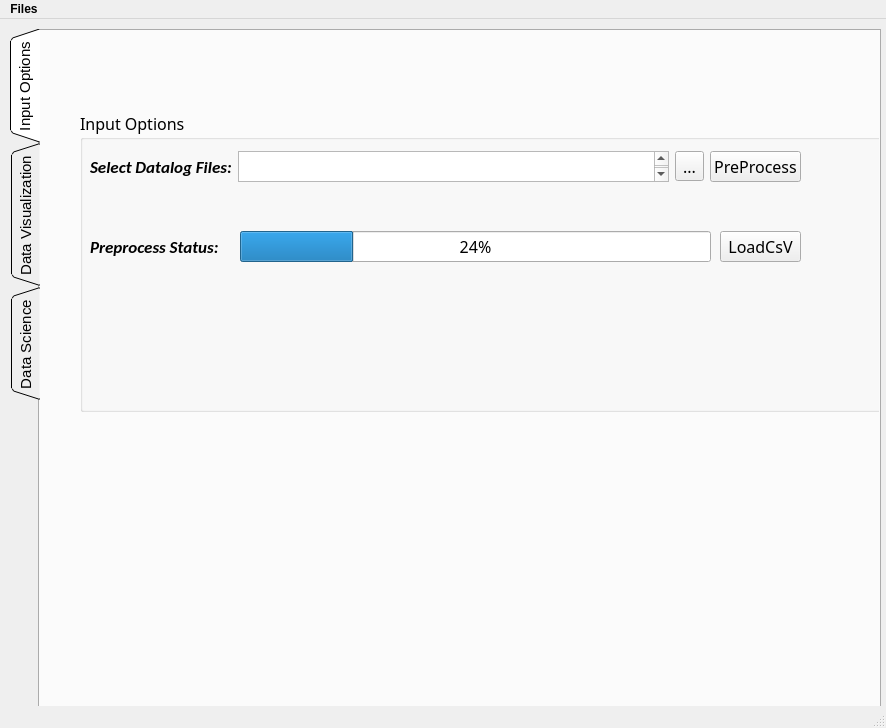
<?xml version="1.0" encoding="UTF-8"?>
<ui version="4.0">
 <class>mainWindow</class>
 <widget class="QMainWindow" name="mainWindow">
  <property name="enabled">
   <bool>true</bool>
  </property>
  <property name="geometry">
   <rect>
    <x>0</x>
    <y>0</y>
    <width>886</width>
    <height>728</height>
   </rect>
  </property>
  <property name="windowTitle">
   <string>Arm Test Chips Data Visualization</string>
  </property>
  <widget class="QWidget" name="centralwidget">
   <widget class="QTabWidget" name="tabWidget">
    <property name="geometry">
     <rect>
      <x>10</x>
      <y>10</y>
      <width>871</width>
      <height>691</height>
     </rect>
    </property>
    <property name="font">
     <font>
      <pointsize>11</pointsize>
     </font>
    </property>
    <property name="tabPosition">
     <enum>QTabWidget::West</enum>
    </property>
    <property name="tabShape">
     <enum>QTabWidget::Triangular</enum>
    </property>
    <property name="currentIndex">
     <number>0</number>
    </property>
    <property name="iconSize">
     <size>
      <width>16</width>
      <height>16</height>
     </size>
    </property>
    <property name="documentMode">
     <bool>false</bool>
    </property>
    <property name="movable">
     <bool>true</bool>
    </property>
    <property name="tabBarAutoHide">
     <bool>false</bool>
    </property>
    <widget class="QWidget" name="tab">
     <attribute name="title">
      <string>Input Options</string>
     </attribute>
     <widget class="QGroupBox" name="groupBox_Settings">
      <property name="geometry">
       <rect>
        <x>40</x>
        <y>80</y>
        <width>821</width>
        <height>301</height>
       </rect>
      </property>
      <property name="font">
       <font>
        <family>DINPro-Regular</family>
        <pointsize>12</pointsize>
       </font>
      </property>
      <property name="title">
       <string>Input Options</string>
      </property>
      <property name="flat">
       <bool>true</bool>
      </property>
      <widget class="QLabel" name="label_5">
       <property name="geometry">
        <rect>
         <x>730</x>
         <y>120</y>
         <width>61</width>
         <height>31</height>
        </rect>
       </property>
       <property name="styleSheet">
        <string notr="true">image: url(:/csv/csv.png);</string>
       </property>
       <property name="text">
        <string/>
       </property>
      </widget>
      <widget class="QPushButton" name="pushButton_2">
       <property name="geometry">
        <rect>
         <x>640</x>
         <y>120</y>
         <width>81</width>
         <height>31</height>
        </rect>
       </property>
       <property name="text">
        <string>LoadCsV</string>
       </property>
      </widget>
      <widget class="QProgressBar" name="progressBar">
       <property name="geometry">
        <rect>
         <x>160</x>
         <y>120</y>
         <width>471</width>
         <height>31</height>
        </rect>
       </property>
       <property name="value">
        <number>24</number>
       </property>
      </widget>
      <widget class="QLabel" name="label_Target_3">
       <property name="geometry">
        <rect>
         <x>10</x>
         <y>120</y>
         <width>150</width>
         <height>31</height>
        </rect>
       </property>
       <property name="font">
        <font>
         <family>Calibri</family>
         <pointsize>13</pointsize>
         <weight>75</weight>
         <italic>true</italic>
         <bold>true</bold>
        </font>
       </property>
       <property name="text">
        <string>Preprocess Status:</string>
       </property>
      </widget>
      <widget class="QWidget" name="">
       <property name="geometry">
        <rect>
         <x>10</x>
         <y>40</y>
         <width>711</width>
         <height>31</height>
        </rect>
       </property>
       <layout class="QHBoxLayout" name="horizontalLayout">
        <item>
         <widget class="QLabel" name="label">
          <property name="font">
           <font>
            <family>Calibri</family>
            <pointsize>13</pointsize>
            <weight>75</weight>
            <italic>true</italic>
            <bold>true</bold>
            <strikeout>false</strikeout>
            <kerning>false</kerning>
           </font>
          </property>
          <property name="text">
           <string>Select Datalog Files:</string>
          </property>
         </widget>
        </item>
        <item>
         <widget class="QTextEdit" name="textEdit"/>
        </item>
        <item>
         <widget class="QToolButton" name="toolButton">
          <property name="text">
           <string>...</string>
          </property>
         </widget>
        </item>
        <item>
         <widget class="QPushButton" name="pushButton_Process">
          <property name="text">
           <string>PreProcess</string>
          </property>
         </widget>
        </item>
       </layout>
      </widget>
     </widget>
     <widget class="QLabel" name="label_8">
      <property name="geometry">
       <rect>
        <x>20</x>
        <y>500</y>
        <width>201</width>
        <height>151</height>
       </rect>
      </property>
      <property name="styleSheet">
       <string notr="true">image: url(:/csv/logo.png);</string>
      </property>
      <property name="text">
       <string/>
      </property>
     </widget>
    </widget>
    <widget class="QWidget" name="vis">
     <attribute name="title">
      <string>Data Visualization</string>
     </attribute>
     <widget class="QGroupBox" name="groupBox">
      <property name="geometry">
       <rect>
        <x>20</x>
        <y>110</y>
        <width>811</width>
        <height>151</height>
       </rect>
      </property>
      <property name="font">
       <font>
        <family>DINPro-Regular</family>
        <pointsize>12</pointsize>
       </font>
      </property>
      <property name="title">
       <string>Stdcell Advanced Graph Settings</string>
      </property>
      <property name="flat">
       <bool>true</bool>
      </property>
      <widget class="QGroupBox" name="groupBox_StdYield">
       <property name="geometry">
        <rect>
         <x>0</x>
         <y>30</y>
         <width>181</width>
         <height>71</height>
        </rect>
       </property>
       <property name="title">
        <string> Std Yield</string>
       </property>
       <property name="flat">
        <bool>false</bool>
       </property>
       <widget class="QLabel" name="label_Vol">
        <property name="geometry">
         <rect>
          <x>20</x>
          <y>30</y>
          <width>61</width>
          <height>21</height>
         </rect>
        </property>
        <property name="font">
         <font>
          <family>Calibri</family>
          <pointsize>13</pointsize>
          <weight>75</weight>
          <italic>true</italic>
          <bold>true</bold>
         </font>
        </property>
        <property name="text">
         <string>Voltage:</string>
        </property>
       </widget>
       <widget class="QComboBox" name="comboBox_Voltage_StdYield">
        <property name="geometry">
         <rect>
          <x>90</x>
          <y>30</y>
          <width>69</width>
          <height>22</height>
         </rect>
        </property>
       </widget>
      </widget>
      <widget class="QGroupBox" name="groupBox_StdVmin">
       <property name="geometry">
        <rect>
         <x>190</x>
         <y>30</y>
         <width>251</width>
         <height>121</height>
        </rect>
       </property>
       <property name="title">
        <string>Std Vmin</string>
       </property>
       <widget class="QLabel" name="label_Lib">
        <property name="geometry">
         <rect>
          <x>20</x>
          <y>30</y>
          <width>71</width>
          <height>21</height>
         </rect>
        </property>
        <property name="font">
         <font>
          <family>Calibri</family>
          <pointsize>13</pointsize>
          <weight>75</weight>
          <italic>true</italic>
          <bold>true</bold>
         </font>
        </property>
        <property name="text">
         <string>Library:</string>
        </property>
       </widget>
       <widget class="QComboBox" name="comboBox_Lib">
        <property name="geometry">
         <rect>
          <x>90</x>
          <y>30</y>
          <width>151</width>
          <height>22</height>
         </rect>
        </property>
       </widget>
       <widget class="QLabel" name="label_Lib_2">
        <property name="geometry">
         <rect>
          <x>20</x>
          <y>80</y>
          <width>101</width>
          <height>21</height>
         </rect>
        </property>
        <property name="font">
         <font>
          <family>Calibri</family>
          <pointsize>13</pointsize>
          <weight>75</weight>
          <italic>true</italic>
          <bold>true</bold>
         </font>
        </property>
        <property name="text">
         <string>Voltage Spec:</string>
        </property>
       </widget>
       <widget class="QDoubleSpinBox" name="vspecStd">
        <property name="geometry">
         <rect>
          <x>120</x>
          <y>80</y>
          <width>62</width>
          <height>26</height>
         </rect>
        </property>
       </widget>
      </widget>
      <widget class="QGroupBox" name="groupBox_StdShmoo">
       <property name="geometry">
        <rect>
         <x>460</x>
         <y>30</y>
         <width>301</width>
         <height>121</height>
        </rect>
       </property>
       <property name="title">
        <string>Std Shmoo</string>
       </property>
       <widget class="QLabel" name="label_Split">
        <property name="geometry">
         <rect>
          <x>20</x>
          <y>30</y>
          <width>61</width>
          <height>21</height>
         </rect>
        </property>
        <property name="font">
         <font>
          <family>Calibri</family>
          <pointsize>13</pointsize>
          <weight>75</weight>
          <italic>true</italic>
          <bold>true</bold>
         </font>
        </property>
        <property name="text">
         <string>Split:</string>
        </property>
       </widget>
       <widget class="QComboBox" name="comboBox_Split">
        <property name="geometry">
         <rect>
          <x>70</x>
          <y>30</y>
          <width>69</width>
          <height>22</height>
         </rect>
        </property>
       </widget>
       <widget class="QWidget" name="layoutWidget_3">
        <property name="geometry">
         <rect>
          <x>10</x>
          <y>70</y>
          <width>260</width>
          <height>28</height>
         </rect>
        </property>
        <layout class="QHBoxLayout" name="horizontalLayout_3">
         <item>
          <widget class="QLabel" name="label_Split_3">
           <property name="font">
            <font>
             <family>Calibri</family>
             <pointsize>13</pointsize>
             <weight>75</weight>
             <italic>true</italic>
             <bold>true</bold>
            </font>
           </property>
           <property name="text">
            <string>Range:</string>
           </property>
          </widget>
         </item>
         <item>
          <widget class="QDoubleSpinBox" name="v1std"/>
         </item>
         <item>
          <widget class="QLabel" name="label_Split_4">
           <property name="font">
            <font>
             <family>Calibri</family>
             <pointsize>10</pointsize>
             <weight>75</weight>
             <italic>true</italic>
             <bold>true</bold>
            </font>
           </property>
           <property name="text">
            <string>V1</string>
           </property>
          </widget>
         </item>
         <item>
          <widget class="QLabel" name="label_Split_6">
           <property name="font">
            <font>
             <family>Calibri</family>
             <pointsize>10</pointsize>
             <weight>75</weight>
             <italic>true</italic>
             <bold>true</bold>
            </font>
           </property>
           <property name="text">
            <string>------</string>
           </property>
          </widget>
         </item>
         <item>
          <widget class="QDoubleSpinBox" name="v2std"/>
         </item>
         <item>
          <widget class="QLabel" name="label_Split_5">
           <property name="font">
            <font>
             <family>Calibri</family>
             <pointsize>10</pointsize>
             <weight>75</weight>
             <italic>true</italic>
             <bold>true</bold>
            </font>
           </property>
           <property name="text">
            <string>V2</string>
           </property>
          </widget>
         </item>
        </layout>
       </widget>
      </widget>
     </widget>
     <widget class="QPushButton" name="pushButton">
      <property name="geometry">
       <rect>
        <x>580</x>
        <y>510</y>
        <width>181</width>
        <height>141</height>
       </rect>
      </property>
      <property name="font">
       <font>
        <pointsize>15</pointsize>
       </font>
      </property>
      <property name="text">
       <string>Generate</string>
      </property>
     </widget>
     <widget class="QLabel" name="label_4">
      <property name="geometry">
       <rect>
        <x>10</x>
        <y>500</y>
        <width>201</width>
        <height>151</height>
       </rect>
      </property>
      <property name="styleSheet">
       <string notr="true">image: url(:/csv/logo.png);</string>
      </property>
      <property name="text">
       <string/>
      </property>
     </widget>
     <widget class="QGroupBox" name="groupBox_2">
      <property name="geometry">
       <rect>
        <x>10</x>
        <y>270</y>
        <width>821</width>
        <height>241</height>
       </rect>
      </property>
      <property name="font">
       <font>
        <family>DINPro-Regular</family>
        <pointsize>12</pointsize>
       </font>
      </property>
      <property name="title">
       <string>Memory Advanced Graph Settings</string>
      </property>
      <property name="flat">
       <bool>true</bool>
      </property>
      <widget class="QGroupBox" name="groupBox_MemYield">
       <property name="geometry">
        <rect>
         <x>0</x>
         <y>40</y>
         <width>191</width>
         <height>111</height>
        </rect>
       </property>
       <property name="title">
        <string>Mem Yield</string>
       </property>
       <widget class="QLabel" name="label_Vol_2">
        <property name="geometry">
         <rect>
          <x>20</x>
          <y>30</y>
          <width>61</width>
          <height>21</height>
         </rect>
        </property>
        <property name="font">
         <font>
          <family>Calibri</family>
          <pointsize>13</pointsize>
          <weight>75</weight>
          <italic>true</italic>
          <bold>true</bold>
         </font>
        </property>
        <property name="text">
         <string>Voltage:</string>
        </property>
       </widget>
       <widget class="QComboBox" name="comboBox_Voltage_MemYield">
        <property name="geometry">
         <rect>
          <x>90</x>
          <y>30</y>
          <width>69</width>
          <height>22</height>
         </rect>
        </property>
       </widget>
       <widget class="QLabel" name="label_Temp_5">
        <property name="geometry">
         <rect>
          <x>40</x>
          <y>70</y>
          <width>71</width>
          <height>21</height>
         </rect>
        </property>
        <property name="font">
         <font>
          <family>Calibri</family>
          <pointsize>13</pointsize>
          <weight>75</weight>
          <italic>true</italic>
          <bold>true</bold>
         </font>
        </property>
        <property name="text">
         <string>Ema:</string>
        </property>
       </widget>
       <widget class="QComboBox" name="comboBox_EmaYield">
        <property name="geometry">
         <rect>
          <x>90</x>
          <y>70</y>
          <width>69</width>
          <height>22</height>
         </rect>
        </property>
       </widget>
      </widget>
      <widget class="QGroupBox" name="groupBox_MemShmoo">
       <property name="geometry">
        <rect>
         <x>540</x>
         <y>20</y>
         <width>271</width>
         <height>131</height>
        </rect>
       </property>
       <property name="title">
        <string>Mem Shmoo</string>
       </property>
       <widget class="QLabel" name="label_Split_2">
        <property name="geometry">
         <rect>
          <x>20</x>
          <y>30</y>
          <width>61</width>
          <height>21</height>
         </rect>
        </property>
        <property name="font">
         <font>
          <family>Calibri</family>
          <pointsize>13</pointsize>
          <weight>75</weight>
          <italic>true</italic>
          <bold>true</bold>
         </font>
        </property>
        <property name="text">
         <string>Split:</string>
        </property>
       </widget>
       <widget class="QComboBox" name="comboBox_Split_2">
        <property name="geometry">
         <rect>
          <x>70</x>
          <y>30</y>
          <width>69</width>
          <height>22</height>
         </rect>
        </property>
       </widget>
       <widget class="QWidget" name="layoutWidget_2">
        <property name="geometry">
         <rect>
          <x>10</x>
          <y>80</y>
          <width>260</width>
          <height>28</height>
         </rect>
        </property>
        <layout class="QHBoxLayout" name="horizontalLayout_4">
         <item>
          <widget class="QLabel" name="label_Split_7">
           <property name="font">
            <font>
             <family>Calibri</family>
             <pointsize>13</pointsize>
             <weight>75</weight>
             <italic>true</italic>
             <bold>true</bold>
            </font>
           </property>
           <property name="text">
            <string>Range:</string>
           </property>
          </widget>
         </item>
         <item>
          <widget class="QDoubleSpinBox" name="v1Mem"/>
         </item>
         <item>
          <widget class="QLabel" name="label_Split_8">
           <property name="font">
            <font>
             <family>Calibri</family>
             <pointsize>10</pointsize>
             <weight>75</weight>
             <italic>true</italic>
             <bold>true</bold>
            </font>
           </property>
           <property name="text">
            <string>V1</string>
           </property>
          </widget>
         </item>
         <item>
          <widget class="QLabel" name="label_Split_9">
           <property name="font">
            <font>
             <family>Calibri</family>
             <pointsize>10</pointsize>
             <weight>75</weight>
             <italic>true</italic>
             <bold>true</bold>
            </font>
           </property>
           <property name="text">
            <string>------</string>
           </property>
          </widget>
         </item>
         <item>
          <widget class="QDoubleSpinBox" name="v2Mem"/>
         </item>
         <item>
          <widget class="QLabel" name="label_Split_10">
           <property name="font">
            <font>
             <family>Calibri</family>
             <pointsize>10</pointsize>
             <weight>75</weight>
             <italic>true</italic>
             <bold>true</bold>
            </font>
           </property>
           <property name="text">
            <string>V2</string>
           </property>
          </widget>
         </item>
        </layout>
       </widget>
      </widget>
      <widget class="QGroupBox" name="groupBox_3">
       <property name="geometry">
        <rect>
         <x>200</x>
         <y>20</y>
         <width>331</width>
         <height>221</height>
        </rect>
       </property>
       <property name="font">
        <font>
         <family>DINPro-Regular</family>
         <pointsize>12</pointsize>
        </font>
       </property>
       <property name="title">
        <string>Mem Vmin</string>
       </property>
       <widget class="QLabel" name="label_Lib_3">
        <property name="geometry">
         <rect>
          <x>20</x>
          <y>30</y>
          <width>71</width>
          <height>21</height>
         </rect>
        </property>
        <property name="font">
         <font>
          <family>Calibri</family>
          <pointsize>13</pointsize>
          <weight>75</weight>
          <italic>true</italic>
          <bold>true</bold>
         </font>
        </property>
        <property name="text">
         <string>Split:</string>
        </property>
       </widget>
       <widget class="QComboBox" name="comboBox_SplitVmin">
        <property name="geometry">
         <rect>
          <x>70</x>
          <y>30</y>
          <width>69</width>
          <height>22</height>
         </rect>
        </property>
       </widget>
       <widget class="QGroupBox" name="groupBox_MemVmin_2">
        <property name="geometry">
         <rect>
          <x>10</x>
          <y>60</y>
          <width>271</width>
          <height>61</height>
         </rect>
        </property>
        <property name="font">
         <font>
          <family>DINPro-Regular</family>
          <pointsize>11</pointsize>
         </font>
        </property>
        <property name="title">
         <string>Mem Vmin(Instance Plots)</string>
        </property>
        <widget class="QComboBox" name="comboBox_EmaVmin">
         <property name="geometry">
          <rect>
           <x>110</x>
           <y>30</y>
           <width>69</width>
           <height>22</height>
          </rect>
         </property>
        </widget>
        <widget class="QLabel" name="label_Temp_4">
         <property name="geometry">
          <rect>
           <x>60</x>
           <y>30</y>
           <width>41</width>
           <height>21</height>
          </rect>
         </property>
         <property name="font">
          <font>
           <family>Calibri</family>
           <pointsize>13</pointsize>
           <weight>75</weight>
           <italic>true</italic>
           <bold>true</bold>
          </font>
         </property>
         <property name="text">
          <string>Ema:</string>
         </property>
        </widget>
       </widget>
       <widget class="QGroupBox" name="groupBox_MemVmin">
        <property name="geometry">
         <rect>
          <x>10</x>
          <y>130</y>
          <width>301</width>
          <height>71</height>
         </rect>
        </property>
        <property name="font">
         <font>
          <family>DINPro-Regular</family>
          <pointsize>12</pointsize>
         </font>
        </property>
        <property name="title">
         <string>Mem Vmin(Ema Plots)</string>
        </property>
        <widget class="QComboBox" name="comboBox_Instance">
         <property name="geometry">
          <rect>
           <x>100</x>
           <y>30</y>
           <width>191</width>
           <height>22</height>
          </rect>
         </property>
        </widget>
        <widget class="QLabel" name="label_Temp_6">
         <property name="geometry">
          <rect>
           <x>30</x>
           <y>20</y>
           <width>71</width>
           <height>31</height>
          </rect>
         </property>
         <property name="font">
          <font>
           <family>Calibri</family>
           <pointsize>13</pointsize>
           <weight>75</weight>
           <italic>true</italic>
           <bold>true</bold>
          </font>
         </property>
         <property name="text">
          <string>Instance:</string>
         </property>
        </widget>
       </widget>
       <widget class="QDoubleSpinBox" name="vspecMem">
        <property name="geometry">
         <rect>
          <x>250</x>
          <y>30</y>
          <width>62</width>
          <height>26</height>
         </rect>
        </property>
       </widget>
       <widget class="QLabel" name="label_Lib_4">
        <property name="geometry">
         <rect>
          <x>150</x>
          <y>30</y>
          <width>101</width>
          <height>21</height>
         </rect>
        </property>
        <property name="font">
         <font>
          <family>Calibri</family>
          <pointsize>13</pointsize>
          <weight>75</weight>
          <italic>true</italic>
          <bold>true</bold>
         </font>
        </property>
        <property name="text">
         <string>Voltage Spec:</string>
        </property>
       </widget>
      </widget>
     </widget>
     <widget class="QComboBox" name="comboBox_Temp">
      <property name="geometry">
       <rect>
        <x>210</x>
        <y>70</y>
        <width>141</width>
        <height>26</height>
       </rect>
      </property>
     </widget>
     <widget class="QLabel" name="label_Temp_2">
      <property name="geometry">
       <rect>
        <x>50</x>
        <y>70</y>
        <width>140</width>
        <height>21</height>
       </rect>
      </property>
      <property name="font">
       <font>
        <family>Calibri</family>
        <pointsize>13</pointsize>
        <weight>75</weight>
        <italic>true</italic>
        <bold>true</bold>
       </font>
      </property>
      <property name="text">
       <string>Select Temperature:</string>
      </property>
     </widget>
     <widget class="QWidget" name="layoutWidget_7">
      <property name="geometry">
       <rect>
        <x>50</x>
        <y>20</y>
        <width>390</width>
        <height>41</height>
       </rect>
      </property>
      <layout class="QHBoxLayout" name="horizontalLayout_7">
       <item>
        <widget class="QLabel" name="label_Target">
         <property name="font">
          <font>
           <family>Calibri</family>
           <pointsize>13</pointsize>
           <weight>75</weight>
           <italic>true</italic>
           <bold>true</bold>
          </font>
         </property>
         <property name="text">
          <string>Select Target Graphs:</string>
         </property>
        </widget>
       </item>
       <item>
        <widget class="QComboBox" name="comboBox">
         <item>
          <property name="text">
           <string>------</string>
          </property>
         </item>
         <item>
          <property name="text">
           <string>Stdcell Yield Data</string>
          </property>
         </item>
         <item>
          <property name="text">
           <string>Stdcell Vmin Data</string>
          </property>
         </item>
         <item>
          <property name="text">
           <string>Stdcell Shmoo Data</string>
          </property>
         </item>
         <item>
          <property name="text">
           <string>Memory Yield Data</string>
          </property>
         </item>
         <item>
          <property name="text">
           <string>Memory Vmin Data (EMA)</string>
          </property>
         </item>
         <item>
          <property name="text">
           <string>Memory Vmin Data (Instance)</string>
          </property>
         </item>
         <item>
          <property name="text">
           <string>Memory Shmoo Data</string>
          </property>
         </item>
        </widget>
       </item>
      </layout>
     </widget>
    </widget>
    <widget class="QWidget" name="sci">
     <attribute name="title">
      <string>Data Science</string>
     </attribute>
     <widget class="QGroupBox" name="groupBox_Cor">
      <property name="geometry">
       <rect>
        <x>30</x>
        <y>20</y>
        <width>771</width>
        <height>231</height>
       </rect>
      </property>
      <property name="font">
       <font>
        <family>DINPro-Regular</family>
        <pointsize>12</pointsize>
       </font>
      </property>
      <property name="title">
       <string>Data Correlation Graphs  </string>
      </property>
      <widget class="QWidget" name="layoutWidget_8">
       <property name="geometry">
        <rect>
         <x>70</x>
         <y>30</y>
         <width>600</width>
         <height>41</height>
        </rect>
       </property>
       <layout class="QHBoxLayout" name="horizontalLayout_8">
        <item>
         <widget class="QLabel" name="label_Target_5">
          <property name="font">
           <font>
            <family>Calibri</family>
            <pointsize>13</pointsize>
            <weight>75</weight>
            <italic>true</italic>
            <bold>true</bold>
           </font>
          </property>
          <property name="text">
           <string>Select Target Graphs:</string>
          </property>
         </widget>
        </item>
        <item>
         <widget class="QComboBox" name="comboBox_3">
          <item>
           <property name="text">
            <string>------</string>
           </property>
          </item>
          <item>
           <property name="text">
            <string>Boxplots of Observed SC Vmin by Process and Temperature</string>
           </property>
          </item>
          <item>
           <property name="text">
            <string>Boxplots of Observed SC Vmin by Library and Temperature</string>
           </property>
          </item>
          <item>
           <property name="text">
            <string>Correlation Box Graph</string>
           </property>
          </item>
          <item>
           <property name="text">
            <string>Leakage Relation Graph</string>
           </property>
          </item>
         </widget>
        </item>
       </layout>
      </widget>
      <widget class="QPushButton" name="pushButton_Sci">
       <property name="geometry">
        <rect>
         <x>600</x>
         <y>110</y>
         <width>101</width>
         <height>41</height>
        </rect>
       </property>
       <property name="text">
        <string>Generate</string>
       </property>
      </widget>
      <widget class="QGroupBox" name="groupBox_Sci">
       <property name="geometry">
        <rect>
         <x>110</x>
         <y>90</y>
         <width>261</width>
         <height>131</height>
        </rect>
       </property>
       <property name="title">
        <string>Advanced Setting:</string>
       </property>
       <widget class="QLabel" name="label_Lib_9">
        <property name="geometry">
         <rect>
          <x>30</x>
          <y>60</y>
          <width>131</width>
          <height>21</height>
         </rect>
        </property>
        <property name="font">
         <font>
          <family>Calibri</family>
          <pointsize>13</pointsize>
          <weight>75</weight>
          <italic>true</italic>
          <bold>true</bold>
         </font>
        </property>
        <property name="text">
         <string>Choose Split Type :</string>
        </property>
       </widget>
       <widget class="QComboBox" name="comboBox_SciSplit">
        <property name="geometry">
         <rect>
          <x>170</x>
          <y>60</y>
          <width>69</width>
          <height>22</height>
         </rect>
        </property>
       </widget>
      </widget>
     </widget>
     <widget class="QGroupBox" name="groupBox_7">
      <property name="geometry">
       <rect>
        <x>30</x>
        <y>250</y>
        <width>761</width>
        <height>271</height>
       </rect>
      </property>
      <property name="font">
       <font>
        <family>DINPro-Regular</family>
        <pointsize>12</pointsize>
       </font>
      </property>
      <property name="title">
       <string>Prediction</string>
      </property>
      <widget class="QComboBox" name="comboBox_Temp_P">
       <property name="geometry">
        <rect>
         <x>240</x>
         <y>40</y>
         <width>141</width>
         <height>26</height>
        </rect>
       </property>
      </widget>
      <widget class="QLabel" name="label_Temp_3">
       <property name="geometry">
        <rect>
         <x>80</x>
         <y>40</y>
         <width>140</width>
         <height>21</height>
        </rect>
       </property>
       <property name="font">
        <font>
         <family>Calibri</family>
         <pointsize>13</pointsize>
         <weight>75</weight>
         <italic>true</italic>
         <bold>true</bold>
        </font>
       </property>
       <property name="text">
        <string>Select Temperature:</string>
       </property>
      </widget>
      <widget class="QComboBox" name="comboBox_Mainlib">
       <property name="geometry">
        <rect>
         <x>240</x>
         <y>90</y>
         <width>141</width>
         <height>26</height>
        </rect>
       </property>
      </widget>
      <widget class="QLabel" name="label_Temp_10">
       <property name="geometry">
        <rect>
         <x>80</x>
         <y>90</y>
         <width>140</width>
         <height>21</height>
        </rect>
       </property>
       <property name="font">
        <font>
         <family>Calibri</family>
         <pointsize>13</pointsize>
         <weight>75</weight>
         <italic>true</italic>
         <bold>true</bold>
        </font>
       </property>
       <property name="text">
        <string>Main library:</string>
       </property>
      </widget>
      <widget class="QLabel" name="label_Temp_11">
       <property name="geometry">
        <rect>
         <x>80</x>
         <y>140</y>
         <width>140</width>
         <height>21</height>
        </rect>
       </property>
       <property name="font">
        <font>
         <family>Calibri</family>
         <pointsize>13</pointsize>
         <weight>75</weight>
         <italic>true</italic>
         <bold>true</bold>
        </font>
       </property>
       <property name="text">
        <string>Subet Library:</string>
       </property>
      </widget>
      <widget class="QComboBox" name="comboBox_Sublib">
       <property name="geometry">
        <rect>
         <x>240</x>
         <y>140</y>
         <width>141</width>
         <height>26</height>
        </rect>
       </property>
      </widget>
      <widget class="QLabel" name="label_Temp_12">
       <property name="geometry">
        <rect>
         <x>80</x>
         <y>190</y>
         <width>140</width>
         <height>21</height>
        </rect>
       </property>
       <property name="font">
        <font>
         <family>Calibri</family>
         <pointsize>13</pointsize>
         <weight>75</weight>
         <italic>true</italic>
         <bold>true</bold>
        </font>
       </property>
       <property name="text">
        <string>Transistor Vt Block:</string>
       </property>
      </widget>
      <widget class="QComboBox" name="comboBox_Vt">
       <property name="geometry">
        <rect>
         <x>240</x>
         <y>190</y>
         <width>141</width>
         <height>26</height>
        </rect>
       </property>
      </widget>
      <widget class="QComboBox" name="comboBox_Size">
       <property name="geometry">
        <rect>
         <x>240</x>
         <y>240</y>
         <width>141</width>
         <height>26</height>
        </rect>
       </property>
       <property name="font">
        <font>
         <pointsize>10</pointsize>
        </font>
       </property>
      </widget>
      <widget class="QLabel" name="label_Temp_13">
       <property name="geometry">
        <rect>
         <x>80</x>
         <y>240</y>
         <width>140</width>
         <height>21</height>
        </rect>
       </property>
       <property name="font">
        <font>
         <family>Calibri</family>
         <pointsize>13</pointsize>
         <weight>75</weight>
         <italic>true</italic>
         <bold>true</bold>
        </font>
       </property>
       <property name="text">
        <string>Transistor Size:</string>
       </property>
      </widget>
      <widget class="QPushButton" name="pushButton_5">
       <property name="geometry">
        <rect>
         <x>600</x>
         <y>200</y>
         <width>101</width>
         <height>41</height>
        </rect>
       </property>
       <property name="text">
        <string>Predict</string>
       </property>
      </widget>
      <widget class="QComboBox" name="comboBox_SP">
       <property name="geometry">
        <rect>
         <x>580</x>
         <y>40</y>
         <width>69</width>
         <height>22</height>
        </rect>
       </property>
      </widget>
      <widget class="QLabel" name="label_Lib_10">
       <property name="geometry">
        <rect>
         <x>440</x>
         <y>40</y>
         <width>131</width>
         <height>21</height>
        </rect>
       </property>
       <property name="font">
        <font>
         <family>Calibri</family>
         <pointsize>13</pointsize>
         <weight>75</weight>
         <italic>true</italic>
         <bold>true</bold>
        </font>
       </property>
       <property name="text">
        <string>Choose Split Type :</string>
       </property>
      </widget>
     </widget>
     <widget class="QLabel" name="label_9">
      <property name="geometry">
       <rect>
        <x>10</x>
        <y>520</y>
        <width>241</width>
        <height>151</height>
       </rect>
      </property>
      <property name="styleSheet">
       <string notr="true">image: url(:/csv/logo.png);</string>
      </property>
      <property name="text">
       <string/>
      </property>
     </widget>
    </widget>
   </widget>
  </widget>
  <widget class="QMenuBar" name="menubar">
   <property name="geometry">
    <rect>
     <x>0</x>
     <y>0</y>
     <width>886</width>
     <height>23</height>
    </rect>
   </property>
   <property name="font">
    <font>
     <weight>75</weight>
     <bold>true</bold>
    </font>
   </property>
   <widget class="QMenu" name="menuFiles">
    <property name="title">
     <string>Files</string>
    </property>
    <addaction name="actionClose_Application"/>
   </widget>
   <addaction name="menuFiles"/>
  </widget>
  <widget class="QStatusBar" name="statusbar">
   <property name="sizeGripEnabled">
    <bool>true</bool>
   </property>
  </widget>
  <action name="actionClose_Application">
   <property name="text">
    <string>Close Application</string>
   </property>
  </action>
 </widget>
 <resources>
  <include location="source.qrc"/>
 </resources>
 <connections/>
</ui>
